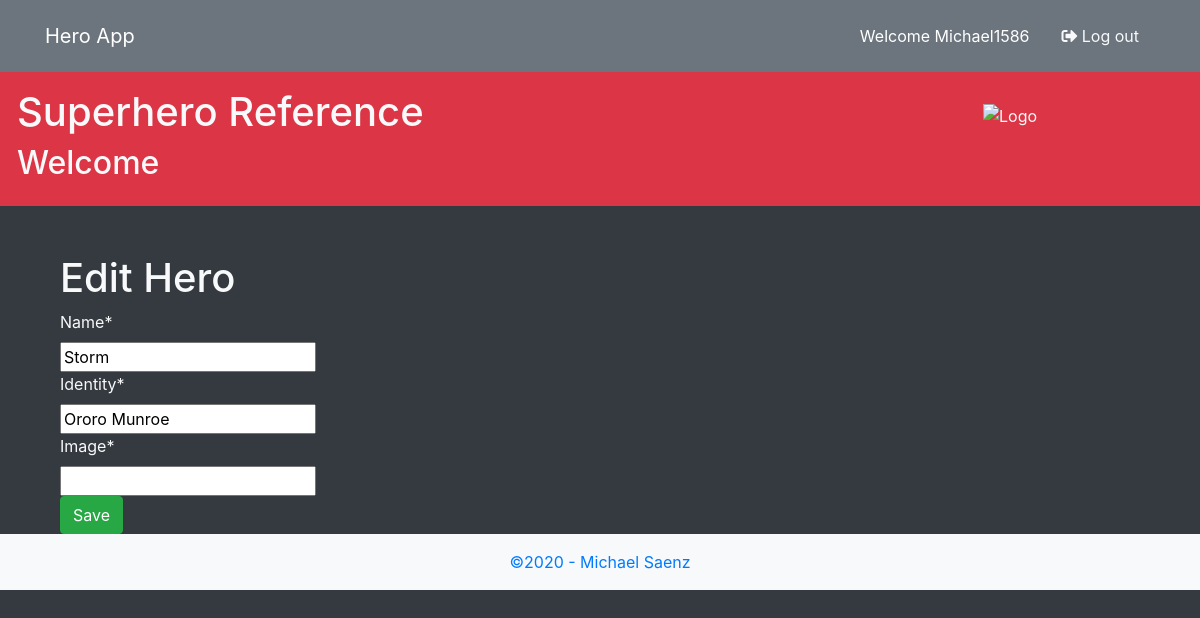
The page /3/ (signed in) on the database as committed earlier.
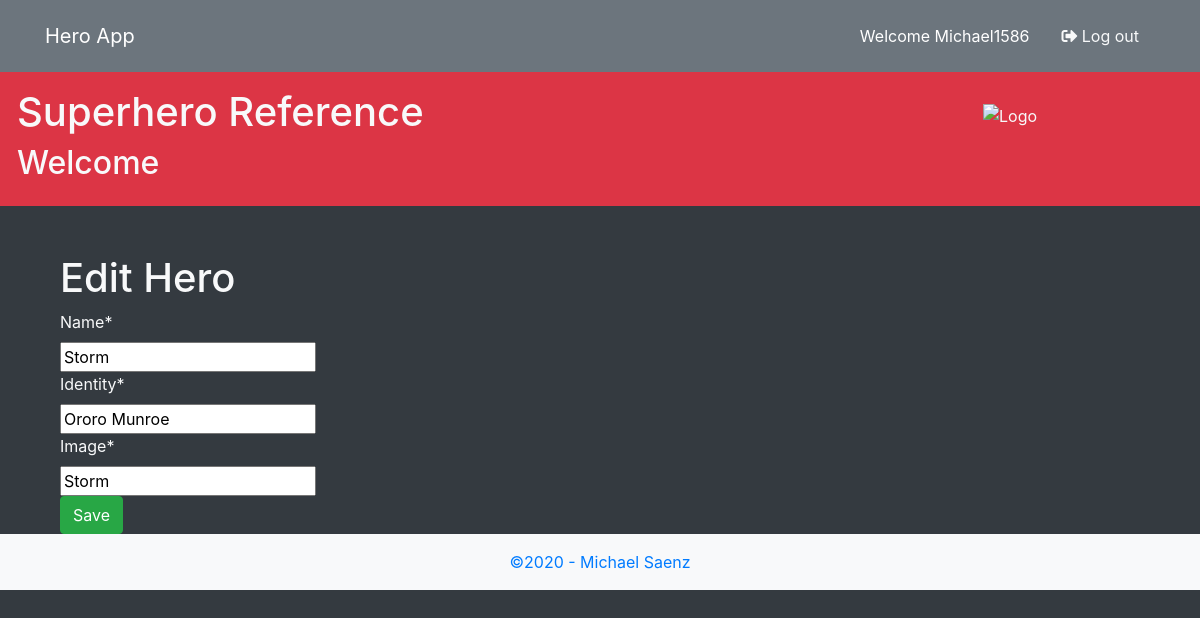
The same page on the database as committed later.
### hero/models.py (models this page shows, shortened)
class Superhero(models.Model):
    name = models.CharField(max_length=20)
    identity = models.CharField(max_length=20)
    image = models.CharField(max_length=200, null=True)

### hero/views.py (the view)
# urls.py: path('<int:pk>/', HeroEditView.as_view(), name='hero_edit'),
class HeroEditView(LoginRequiredMixin, UpdateView):
    template_name = "hero_edit.html"
    model = Superhero
    fields = '__all__'

### templates/hero_edit.html
{% extends 'superhero_theme.html' %}
{% load crispy_forms_tags %}
{% block main %}
<div class="container">
  <h1>Edit Hero</h1>
  <form action="" method="post">{% csrf_token %}
    {{ form|crispy }}
    <button class="btn btn-success" type="submit">Save</button>
  </form>
</div>
{% endblock main %}

Rows that differ between the two databases and show on the page:
changed Superhero "Storm": image (not shown) → "Storm"
